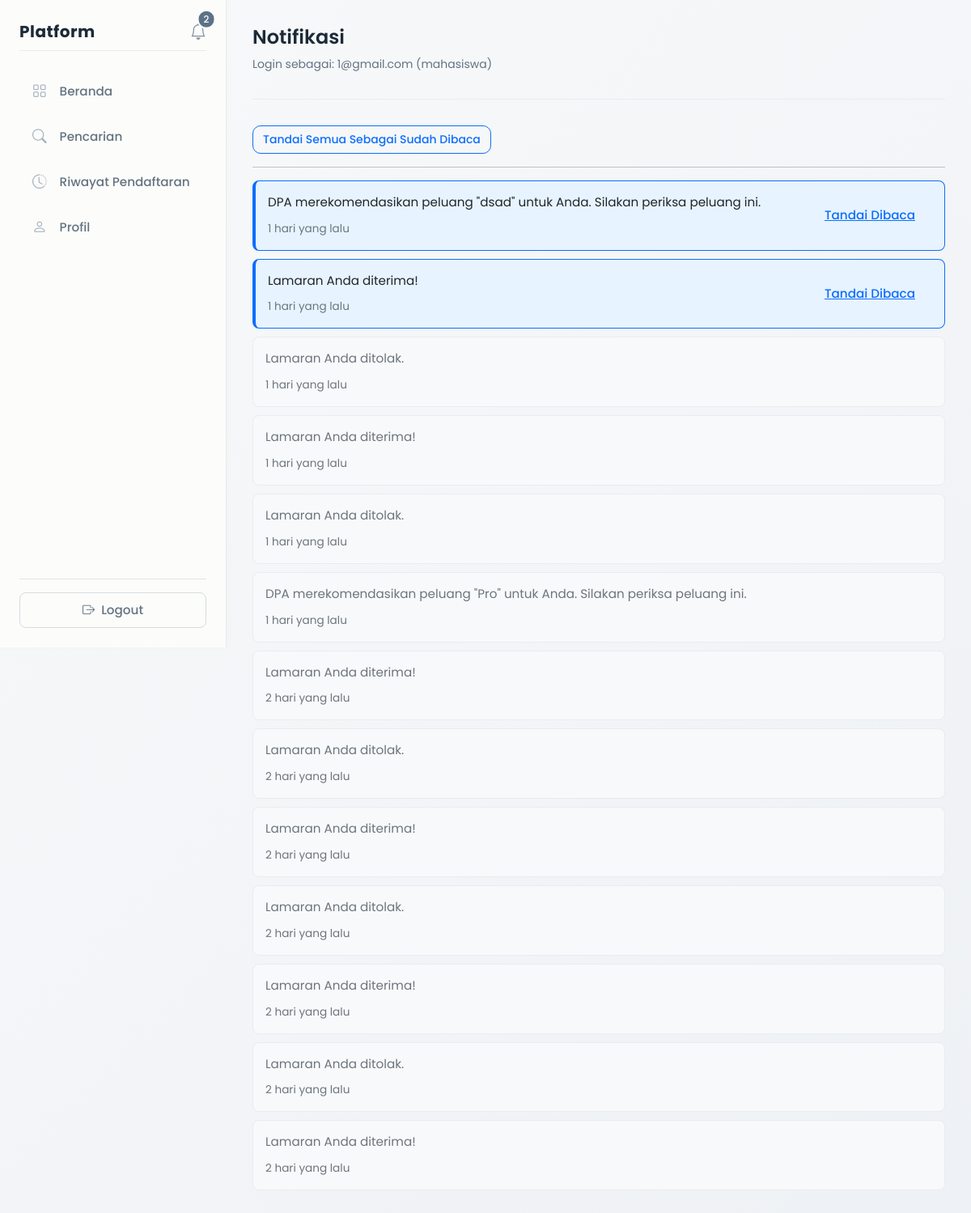
Before: /views/notifications.php (signed in) with the older database file.
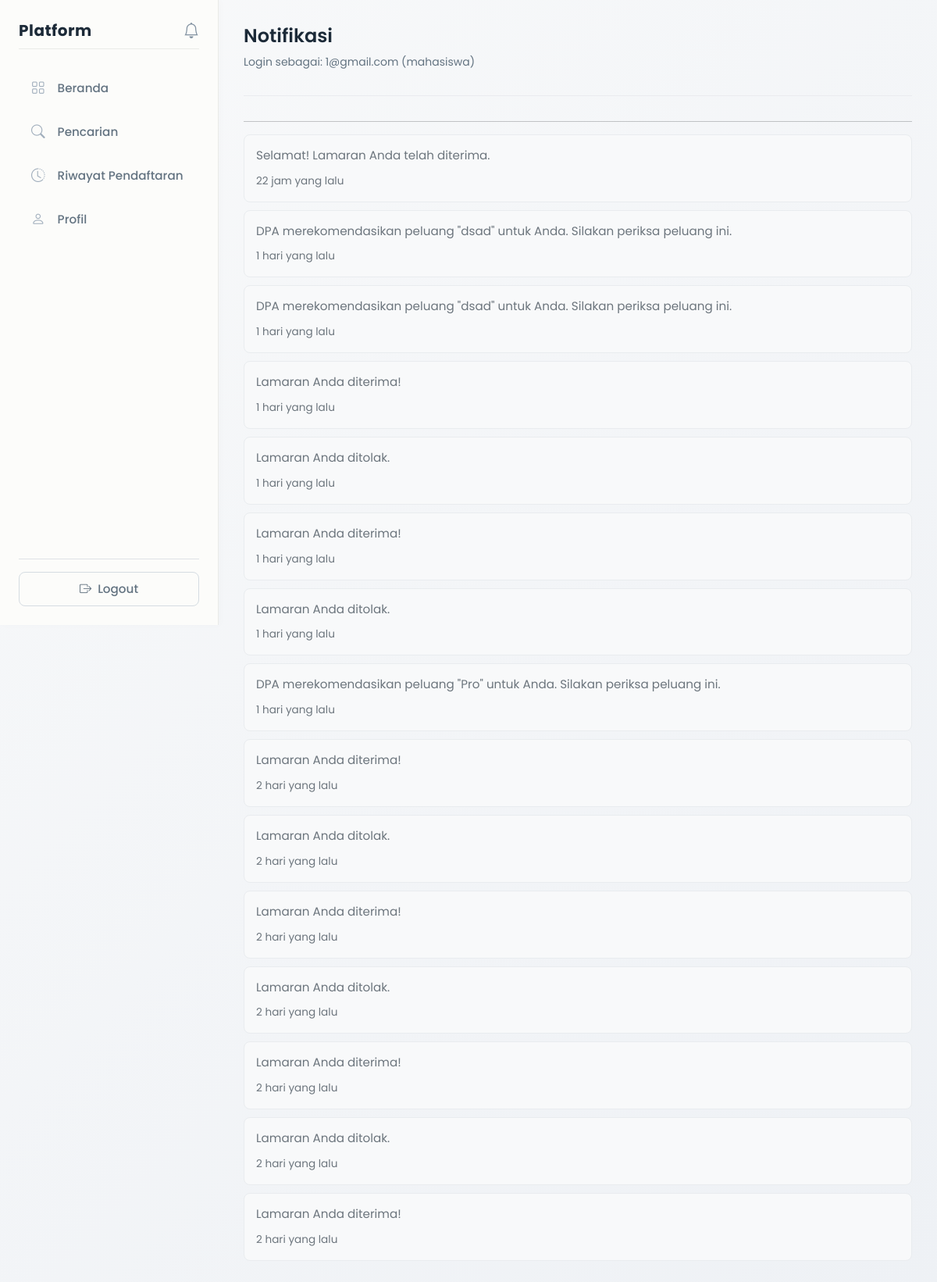
After: the same page with the newer database file.
### tables this page shows
CREATE TABLE `notifikasi` (
  `id` int NOT NULL,
  `user_id` int NOT NULL,
  `pesan` text,
  `pesan_custom` text,
  `tipe_notifikasi` enum('standard','recommendation','result') DEFAULT 'standard',
  `related_id` int DEFAULT NULL,
  `pengirim_id` int DEFAULT NULL,
  `status_baca` tinyint(1) DEFAULT '0',
  `created_at` timestamp NULL DEFAULT CURRENT_TIMESTAMP
);

### core/notification_helper.php (called while the page is built, shortened)
<?php
function getUnreadNotificationCount($conn, $user_id) {
    $query = "SELECT COUNT(*) as unread FROM notifikasi WHERE user_id = ? AND status_baca = 0";
    $stmt = mysqli_prepare($conn, $query);
    mysqli_stmt_bind_param($stmt, 'i', $user_id);
    mysqli_stmt_execute($stmt);
    $result = mysqli_stmt_get_result($stmt);
    $row = mysqli_fetch_assoc($result);
    return $row['unread'] ?? 0;
}
?>

### views/notifications.php (the view, shortened to what the changed rows need)
<?php
include __DIR__ . '/../config/database.php';
$user_id = $_SESSION['user_id'];
$query = "SELECT * FROM notifikasi WHERE user_id = ? ORDER BY created_at DESC";
$stmt = mysqli_prepare($conn, $query);
mysqli_stmt_bind_param($stmt, 'i', $user_id);
mysqli_stmt_execute($stmt);
$result = mysqli_stmt_get_result($stmt);
$notifications = [];
while ($row = mysqli_fetch_assoc($result)) {
    $notifications[] = $row;
}
?>
<!DOCTYPE html>
<html>
<head>
    <link href="https://cdn.jsdelivr.net/npm/bootstrap@5.3.0/dist/css/bootstrap.min.css" rel="stylesheet">
    <link rel="stylesheet" href="https://cdn.jsdelivr.net/npm/bootstrap-icons@1.11.0/font/bootstrap-icons.css">
    <link rel="stylesheet" href="../assets/css/global.css">
    <link rel="stylesheet" href="../assets/css/layout.css">
    <link rel="stylesheet" href="../assets/css/notifications.css">
</head>
<body>
<div class="d-flex">
    <?php include __DIR__ . '/layouts/sidebar.php'; ?>
    <div class="content">
        <div class="page-header">
            <h1 class="page-title">Notifikasi</h1>
            <p class="page-subtitle">
            </p>
        </div>
        <?php if (!empty(array_filter($notifications, function($n) { return $n['status_baca'] == 0; }))): ?>
            <button class="btn btn-sm btn-outline-primary" onclick="markAllAsRead()">
                Tandai Semua Sebagai Sudah Dibaca
            </button>
        <?php endif; ?>
        <hr>
        <?php if (empty($notifications)): ?>
            <div class="alert alert-info">
                Anda tidak memiliki notifikasi.
            </div>
        <?php else: ?>
            <div class="notification-list">
                <?php foreach ($notifications as $notif): ?>
                    <div class="notification-item <?php echo $notif['status_baca'] == 0 ? 'unread' : 'read'; ?>"
                         data-notif-id="<?php echo $notif['id']; ?>">
                        <div class="notification-content">
                            <a href="detail_notification.php?id=<?php echo $notif['id']; ?>" class="notification-link">
                                <div class="notification-message">
                                    <?php echo htmlspecialchars($notif['pesan']); ?>
                                </div>
                                <div class="notification-footer">
                                    <small class="notification-date">
                                        <?php
                                        $date = new DateTime($notif['created_at']);
                                        $now = new DateTime();
                                        $diff = $now->diff($date);
                                        if ($diff->days > 0) {
                                            echo $diff->days . ' hari yang lalu';
                                        } elseif ($diff->h > 0) {
                                            echo $diff->h . ' jam yang lalu';
                                        } elseif ($diff->i > 0) {
                                            echo $diff->i . ' menit yang lalu';
                                        } else {
                                            echo 'Baru saja';
                                        }
                                        ?>
                                    </small>
                                </div>
                            </a>
                        </div>
                        <?php if ($notif['status_baca'] == 0): ?>
                            <button class="btn btn-xs btn-link" onclick="markAsRead(<?php echo $notif['id']; ?>)">
                                Tandai Dibaca
                            </button>
                        <?php endif; ?>
                    </div>
                <?php endforeach; ?>
            </div>
        <?php endif; ?>
    </div>
</div>
</body>
</html>

### views/layouts/sidebar.php (shortened to what the changed rows need)
<?php
include_once __DIR__ . '/../../core/notification_helper.php';
include_once __DIR__ . '/../../config/database.php';
$unread_count = getUnreadNotificationCount($conn, $_SESSION['user_id']);
?>
<div class="sidebar d-flex flex-column p-4">
    <div class="d-flex justify-content-between align-items-center mb-4 pb-2 border-bottom sidebar-header">
        <a href="<?= BASE_URL ?>/views/notifications.php" class="notification-bell position-relative" title="Notifikasi">
            <i class="bi bi-bell fs-5"></i>
            <?php if ($unread_count > 0): ?>
                <span class="position-absolute top-0 start-100 translate-middle badge rounded-pill bg-primary notification-badge">
                    <?php echo $unread_count; ?>
                </span>
            <?php endif; ?>
        </a>
    </div>
</div>

Changed rows visible on the page:
added notifikasi: pesan "Selamat! Lamaran Anda telah diterima.", created_at "22"
added notifikasi: pesan "DPA merekomendasikan peluang \"dsad\" untuk Anda. Silakan periksa peluang ini.", created_at "1"
changed notifikasi (number 3 of 15 on the later page): no longer shows "Tandai Dibaca"
changed notifikasi (number 4 of 15 on the later page): no longer shows "Tandai Dibaca"
Other visible differences:
$unread_count: "2" → (not shown)
text no longer shown: "Tandai Semua Sebagai Sudah Dibaca"
